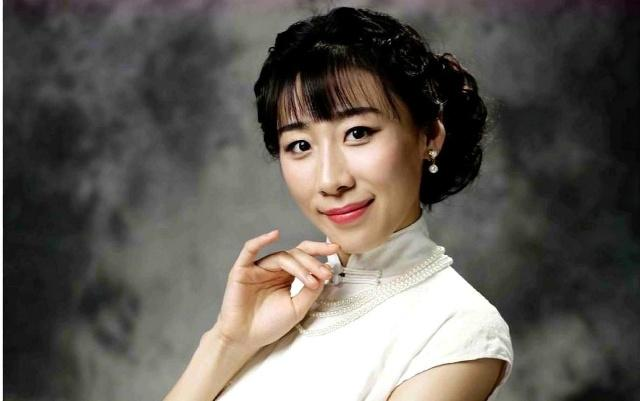
#> input picture images/1.jpg, 640 x 401 px; its folder holds only this picture in this run
$ python face_detect.py
#> lines starting #> are read from the running program, lines starting #| are printed output that depends on the picture
import cv2
import logging
import os

#设置日志
logging.basicConfig(level = logging.INFO,
                    format = '%(asctime)s - %(levelname)s: %(message)s')
logger = logging.getLogger(__name__)

#待检测图片路径
images_list_path = os.listdir('images')
print(images_list_path)

#读取图片
images = []
gray_images = []
for _image in images_list_path:
    logger.info('读取图片： ' + _image)
    _image_path = os.path.join('./images/', _image)
    image = cv2.imread(_image_path)
#> image is the input picture: shape (401, 640, 3); mean B, G, R 86.8, 92.7, 98
    images.append(image)
    #将图片转换为灰度图
    gray_image = cv2.cvtColor(image,cv2.COLOR_RGB2GRAY)
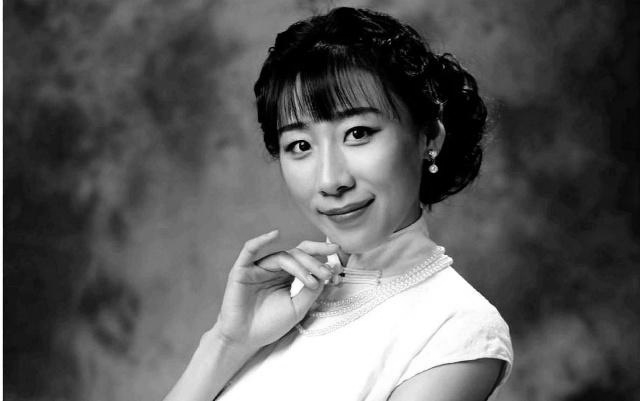
#> gray_image: shape (401, 640); min 0, max 255, mean 91.5
    gray_images.append(gray_image)
logger.info('图片读取完成')

# [8 lines of commented-out code are left out]
logger.info('人脸检测...')
#调用训练好的人脸参数数据，进行人脸检测
face_cascade = cv2.CascadeClassifier(r'./human_front_face.xml')
for i in range(len(images)):
    faces = face_cascade.detectMultiScale(gray_images[i]) #scaleFactor = 1.1, minNeighbors = 3, minSize = (3,3)

    search_info = "检测到 %d 张人脸." % len(faces)
    logger.info(search_info)

    #绘制人脸的矩阵区域
    for (x, y, w, h) in faces:
        cv2.rectangle(images[i], (x,y), (x+w, y+h), (0,0,255), 2)

    #显示图片
    cv2.imshow('Find faces! ', images[i])
    cv2.waitKey(500)
#> this loop made 1 pass
#> (faces, search_info) on pass 1: ([[68, 153, 65, 65], [254, 81, 164, 164]], '检测到 2 张人脸.')
#> pass 1, `cv2.imshow('Find faces! ', images[i])`:
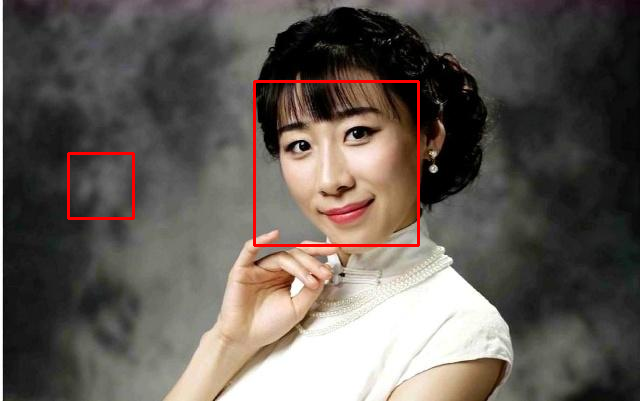
#> window 'Find faces! ': shape (401, 640, 3); mean B, G, R 86, 91.8, 99.7

$ run again, on images/14.jpg
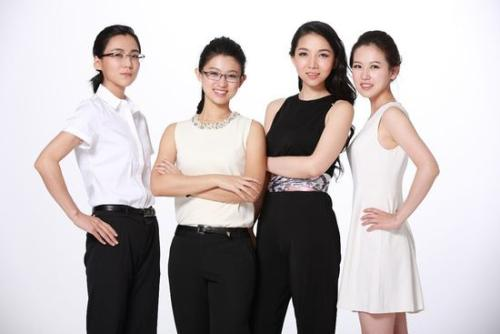
#> input picture images/14.jpg, 500 x 334 px
#> image is the input picture: shape (334, 500, 3); mean B, G, R 183.2, 182.9, 190.2
#> `gray_image = cv2.cvtColor(image,cv2.COLOR_RGB2GRAY)`:
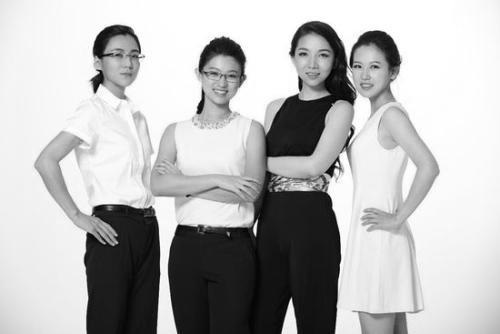
#> gray_image: shape (334, 500); min 0, max 255, mean 184
#> the loop `for i in range(len(images)):` made 1 pass
#> search_info on pass 1: '检测到 4 张人脸.'
#> pass 1, `cv2.imshow('Find faces! ', images[i])`:
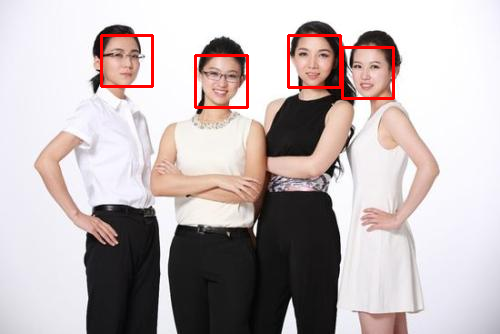
#> window 'Find faces! ': shape (334, 500, 3); mean B, G, R 181.2, 180.8, 191.6

$ run again, on images/15.jpg
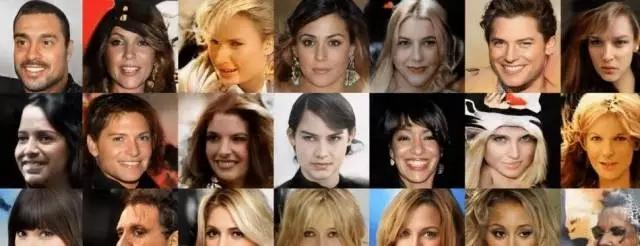
#> input picture images/15.jpg, 640 x 246 px
#> image is the input picture: shape (246, 640, 3); mean B, G, R 79.7, 99.4, 127.6
#> `gray_image = cv2.cvtColor(image,cv2.COLOR_RGB2GRAY)`:
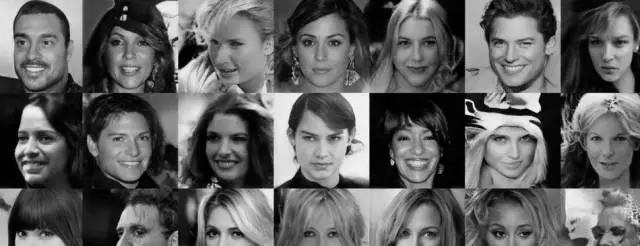
#> gray_image: shape (246, 640); min 0, max 254, mean 96.7
#> the loop `for i in range(len(images)):` made 1 pass
#> search_info on pass 1: '检测到 14 张人脸.'
#> pass 1, `cv2.imshow('Find faces! ', images[i])`:
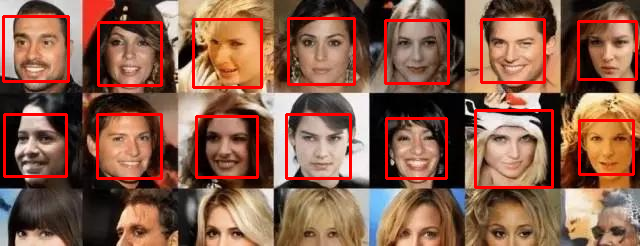
#> window 'Find faces! ': shape (246, 640, 3); mean B, G, R 75.4, 93.9, 137.5
